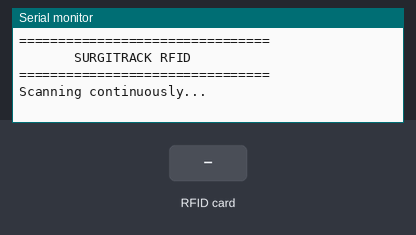
Recording of a sketch running on a simulated Arduino Uno, built with avr-gcc and run on an emulated ATmega328P. Shown: the last lines printed to the serial monitor. Inputs (shaded band) come from the test bench.

Above: at 1.8 s.
1.9 s: RFID card 91 9C 92 66 held to the reader
At 2.8 s:
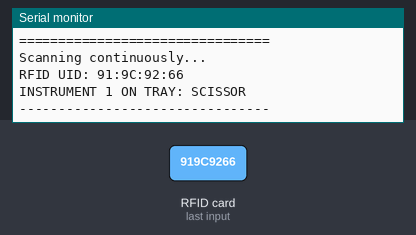
3.4 s: RFID card A0 C2 5E 54 held to the reader
At 4.1 s:
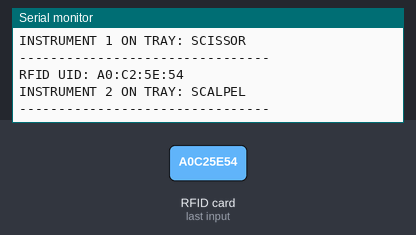
4.9 s: RFID card 5E 7A 19 C4 held to the reader
At 6.1 s:
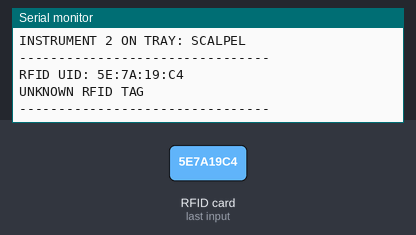

The sketch:

surgitrack_rfid.ino
```cpp
#include <SPI.h>
#include <MFRC522.h>

#define SS_PIN 10
#define RST_PIN 7

MFRC522 rfid(SS_PIN, RST_PIN);


// ==============================
// RFID UIDs
// ==============================

byte SCISSOR[] = {
  0x91,
  0x9C,
  0x92,
  0x66
};

byte SCALPEL[] = {
  0xA0,
  0xC2,
  0x5E,
  0x54
};


// ==============================
// UID COMPARISON
// ==============================

bool compareUID(
  byte *cardUID,
  byte *knownUID,
  byte uidSize
) {

  if (uidSize != 4) {
    return false;
  }

  for (byte i = 0; i < 4; i++) {

    if (cardUID[i] != knownUID[i]) {
      return false;
    }
  }

  return true;
}


// ==============================
// PRINT RFID UID
// ==============================

void printUID() {

  Serial.print("RFID UID: ");

  for (
    byte i = 0;
    i < rfid.uid.size;
    i++
  ) {

    if (rfid.uid.uidByte[i] < 0x10) {
      Serial.print("0");
    }

    Serial.print(
      rfid.uid.uidByte[i],
      HEX
    );

    if (
      i < rfid.uid.size - 1
    ) {
      Serial.print(":");
    }
  }

  Serial.println();
}


// ==============================
// SETUP
// ==============================

void setup() {

  Serial.begin(9600);

  SPI.begin();

  rfid.PCD_Init();

  delay(500);

  Serial.println(
    "================================"
  );

  Serial.println(
    "       SURGITRACK RFID"
  );

  Serial.println(
    "================================"
  );

  Serial.println(
    "Scanning continuously..."
  );

  Serial.println();
}


// ==============================
// MAIN LOOP
// ==============================

void loop() {

  // No RFID tag available
  if (!rfid.PICC_IsNewCardPresent()) {
    return;
  }

  // Unable to read RFID UID
  if (!rfid.PICC_ReadCardSerial()) {
    return;
  }


  // ============================
  // PRINT UID
  // ============================

  printUID();


  // ============================
  // SCISSOR
  // ============================

  if (
    compareUID(
      rfid.uid.uidByte,
      SCISSOR,
      rfid.uid.size
    )
  ) {

    Serial.println(
      "INSTRUMENT 1 ON TRAY: SCISSOR"
    );
  }


  // ============================
  // SCALPEL
  // ============================

  else if (
    compareUID(
      rfid.uid.uidByte,
      SCALPEL,
      rfid.uid.size
    )
  ) {

    Serial.println(
      "INSTRUMENT 2 ON TRAY: SCALPEL"
    );
  }


  // ============================
  // UNKNOWN RFID
  // ============================

  else {

    Serial.println(
      "UNKNOWN RFID TAG"
    );
  }


  Serial.println(
    "--------------------------------"
  );


  // Stop communication with tag
  rfid.PICC_HaltA();

  rfid.PCD_StopCrypto1();


  // Small debounce delay
  delay(500);
}
```

Measured:
- after the input at 1.9 s, the serial monitor: prints a new line at once (image 1)
- after the input at 3.4 s, the serial monitor: prints a new line at once (image 2)
- after the input at 4.9 s, the serial monitor: prints a new line at once (image 3)
